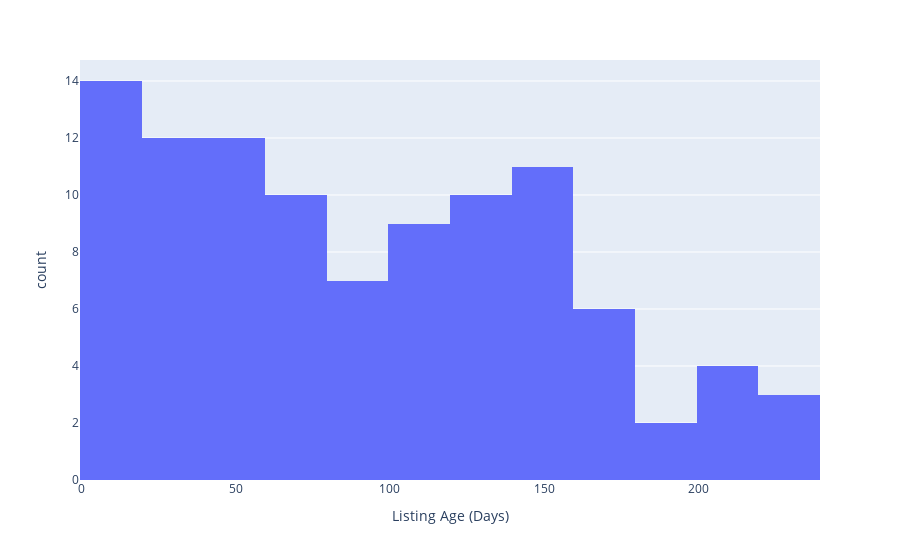

The cell this chart's notebook holds for it:
### Code cell
px.histogram(Listing_age, x='Listing Age (Days)', nbins=20)

### Figure 1 — Plotly figure (JSON) as saved in the notebook; plotly's stock layout.template omitted (floating-point values rounded to 4 significant figures)
{"data": [{"alignmentgroup": "True", "bingroup": "x", "hovertemplate": "Listing Age (Days)=%{x}<br>count=%{y}<extra></extra>", "legendgroup": "", "marker": {"color": "#636efa", "pattern": {"shape": ""}}, "name": "", "nbinsx": 20, "offsetgroup": "", "orientation": "v", "showlegend": false, "type": "histogram", "x": [58, 7, 70, 6, 239, 34, 5, 5, 6, 217, 232, 148, 82, 135, 48, 115, 33, 17, 159, 133, 119, 146, 34, 99, 18, 111, 36, 38, 160, 60, 33, 28, 104, 49, 118, 78, 123, 61, 115, 37, 98, 142, 171, 153, 9, 147, 21, 233, 66, 42, 162, 26, 59, 47, 175, 32, 67, 193, 54, 6, 106, 96, 71, 145, 93, 151, 127, 132, 6, 135, 134, 150, 53, 12, 154, 84, 91, 117, 190, 139, 57, 50, 152, 171, 173, 79, 68, 39, 122, 208, 13, 41, 49, 66, 103, 17, 210, 200, 16, 132], "xaxis": "x", "yaxis": "y"}], "layout": {"barmode": "relative", "legend": {"tracegroupgap": 0}, "margin": {"t": 60}, "xaxis": {"anchor": "y", "domain": [0, 1], "title": {"text": "Listing Age (Days)"}}, "yaxis": {"anchor": "x", "domain": [0, 1], "title": {"text": "count"}}}}
